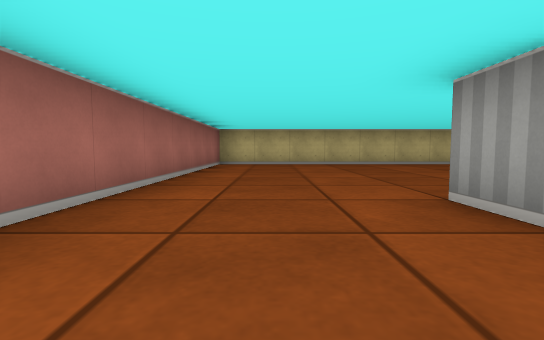
view 1 (above)

14 first-person views from a walk through a cub3D level. The camera is about half as high as the walls, tilts 4° down and sees 85° across. The floor is counted in squares. Each view is taken from the middle of a square. On the plan, view 1 faces up. The plan holds only what a view shows up to about 9 squares ahead; the rest is blank.

view 2
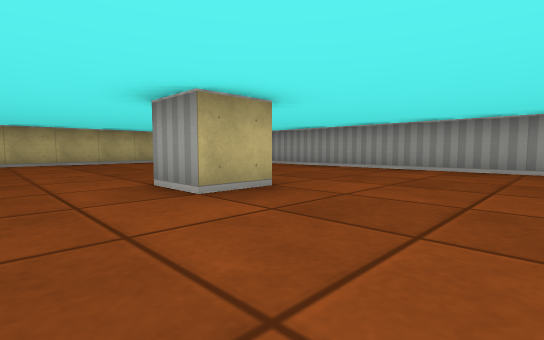

view 3
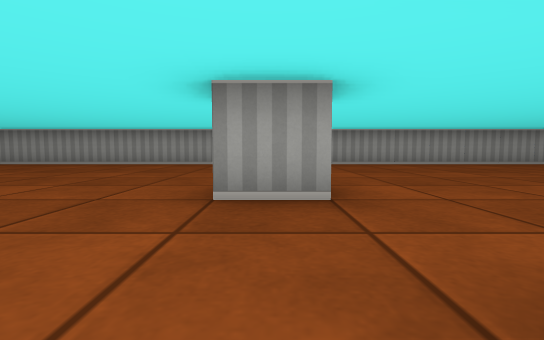

view 4
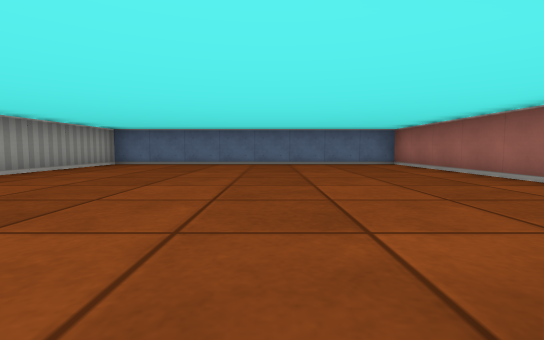

view 5
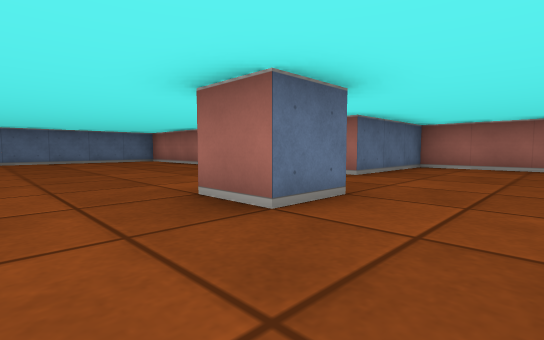

view 6
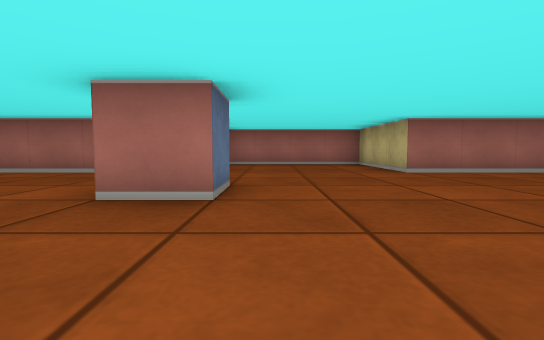

view 7
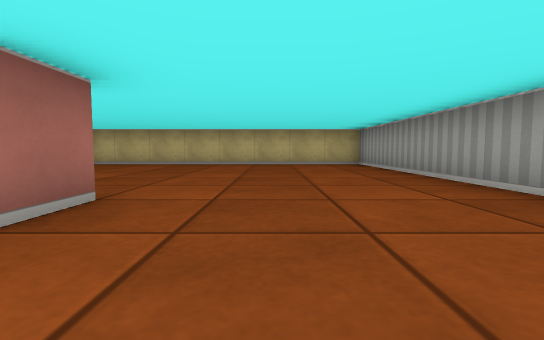

view 8
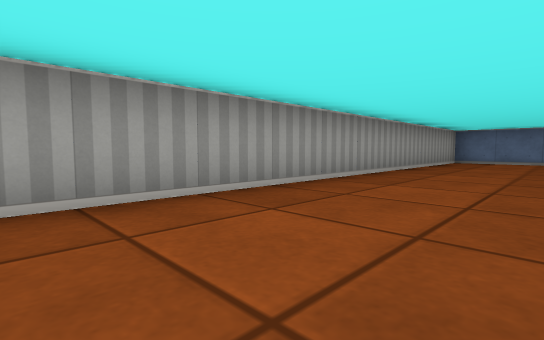

view 9
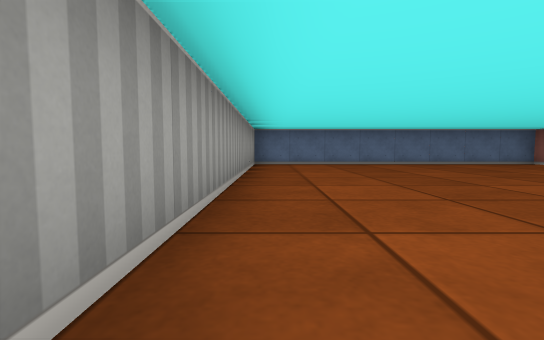

view 10
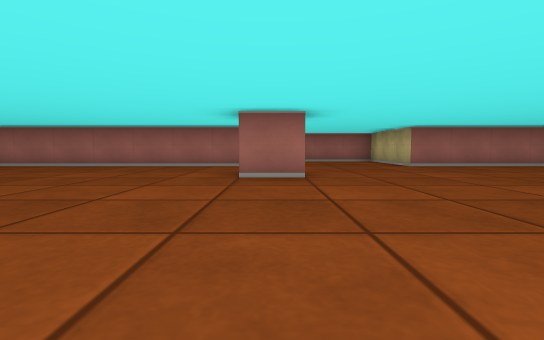

view 11
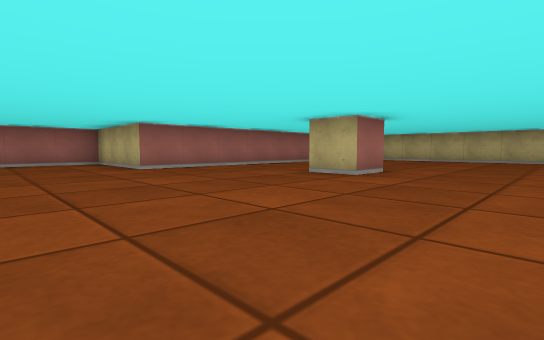

view 12
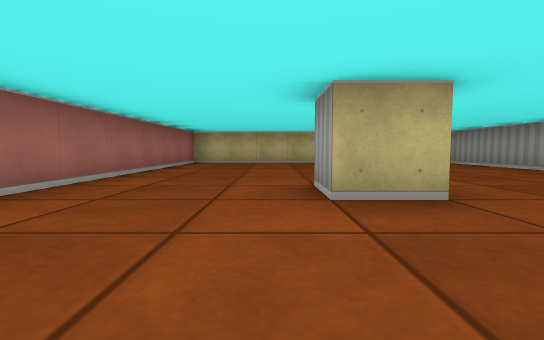

view 13
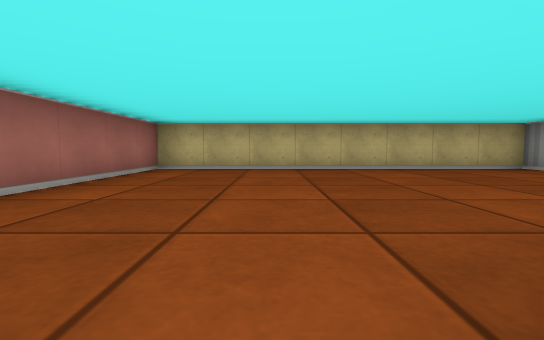

view 14
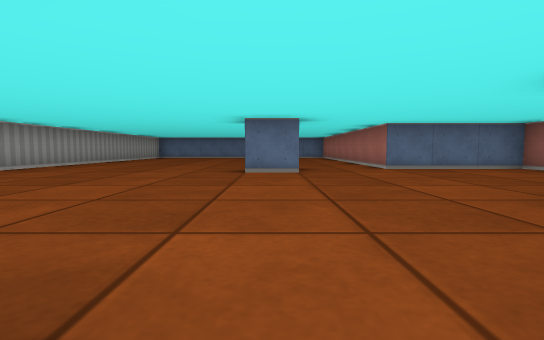

### Floor plan
Points are (right, up) in squares from view 1. A wall is a line through its corners. A room is listed if a view was taken in it or the views show most of it. See-through windows are left out.
Room 1 (views 1, 2, 3, 4, 5, 6, 7, 8, 9, 10, 11, 12, 13, 14)
walls: (0.5, -4.6) (0.5, -3.5) (1.5, -3.5) (1.5, -4.5); (-1.5, -0.5) (-4.5, -0.5) (-4.5, -4.5) (-1.5, -4.5) (-1.5, -12.5) (6.5, -12.5) (6.5, 8.5) (-1.5, 8.5) (-1.5, -0.5); (2.5, 2.6) (2.5, 1.5) (1.5, 1.5) (1.5, 2.5)

Where each view was taken, in squares from view 1:
view 1: 0 up, 0 right, facing up
view 2: 1 down, 0 right, facing up-right
view 3: 4 down, 2 left, facing right
view 4: 4 down, 2 right, facing down
view 5: 2 down, 3 right, facing down-left
view 6: 3 down, 4 right, facing left
view 7: 0 up, 4 right, facing up
view 8: 2 down, 4 right, facing down-right
view 9: 4 down, 6 right, facing down
view 10: 4 down, 6 right, facing left
view 11: 3 down, 5 right, facing up-left
view 12: 1 down, 1 right, facing up
view 13: 2 up, 1 right, facing up
view 14: 2 up, 1 right, facing down
